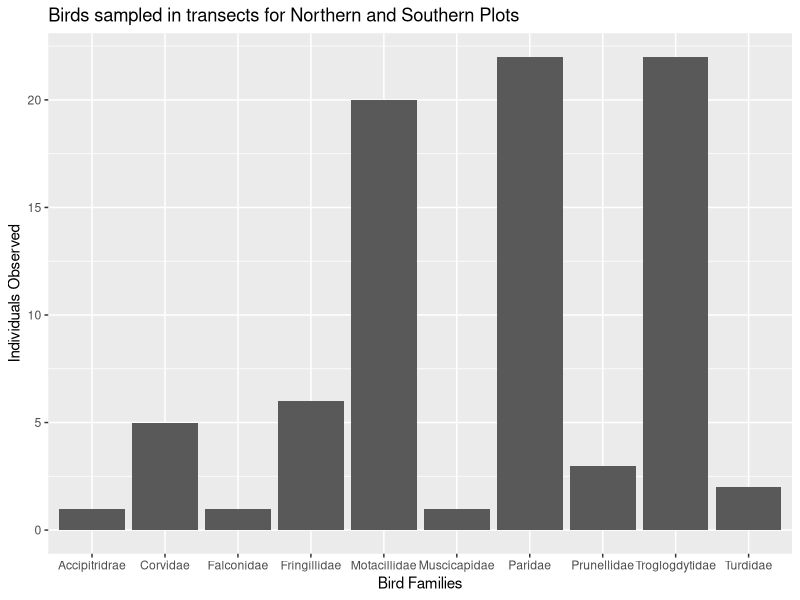
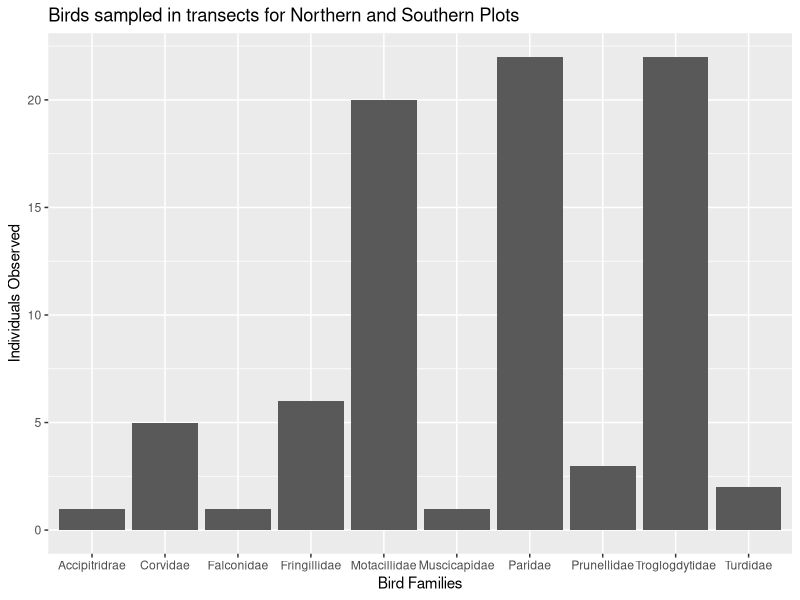

These figures' R source, in order:
library(tidyverse)
library(ggplot2)
bird_t <-read.csv("data/bird_transect_occurrence.csv") #import the bird transect data

(Bird_transect <- ggplot(bird_t, aes(y=individualCount,x=family))+ #plotting the individual birds observed per plot
    geom_bar(stat = "identity",position = "stack",orientation = "x")+ 
    labs(x = "Bird Families", y = "Individuals Observed", 
         title = "Birds sampled in transects for Northern and Southern Plots"))

ggsave("figures/plot1.png",plot = Bird_transect)


#updated